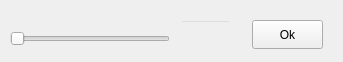
<?xml version="1.0" encoding="UTF-8"?>
<ui version="4.0">
 <class>SetTimerCount</class>
 <widget class="QWidget" name="SetTimerCount">
  <property name="geometry">
   <rect>
    <x>0</x>
    <y>0</y>
    <width>343</width>
    <height>62</height>
   </rect>
  </property>
  <property name="windowTitle">
   <string>Form</string>
  </property>
  <widget class="QSlider" name="horizontalSlider">
   <property name="geometry">
    <rect>
     <x>10</x>
     <y>30</y>
     <width>160</width>
     <height>18</height>
    </rect>
   </property>
   <property name="minimum">
    <number>100</number>
   </property>
   <property name="maximum">
    <number>1000</number>
   </property>
   <property name="singleStep">
    <number>10</number>
   </property>
   <property name="orientation">
    <enum>Qt::Horizontal</enum>
   </property>
  </widget>
  <widget class="QLineEdit" name="lineEdit">
   <property name="geometry">
    <rect>
     <x>180</x>
     <y>20</y>
     <width>51</width>
     <height>25</height>
    </rect>
   </property>
   <property name="styleSheet">
    <string notr="true">background-color: TRANSPARENT;
border-color: 0;</string>
   </property>
   <property name="readOnly">
    <bool>true</bool>
   </property>
  </widget>
  <widget class="QPushButton" name="pushButton_Ok">
   <property name="geometry">
    <rect>
     <x>252</x>
     <y>20</y>
     <width>71</width>
     <height>29</height>
    </rect>
   </property>
   <property name="text">
    <string>Ok</string>
   </property>
  </widget>
 </widget>
 <resources/>
 <connections/>
</ui>
